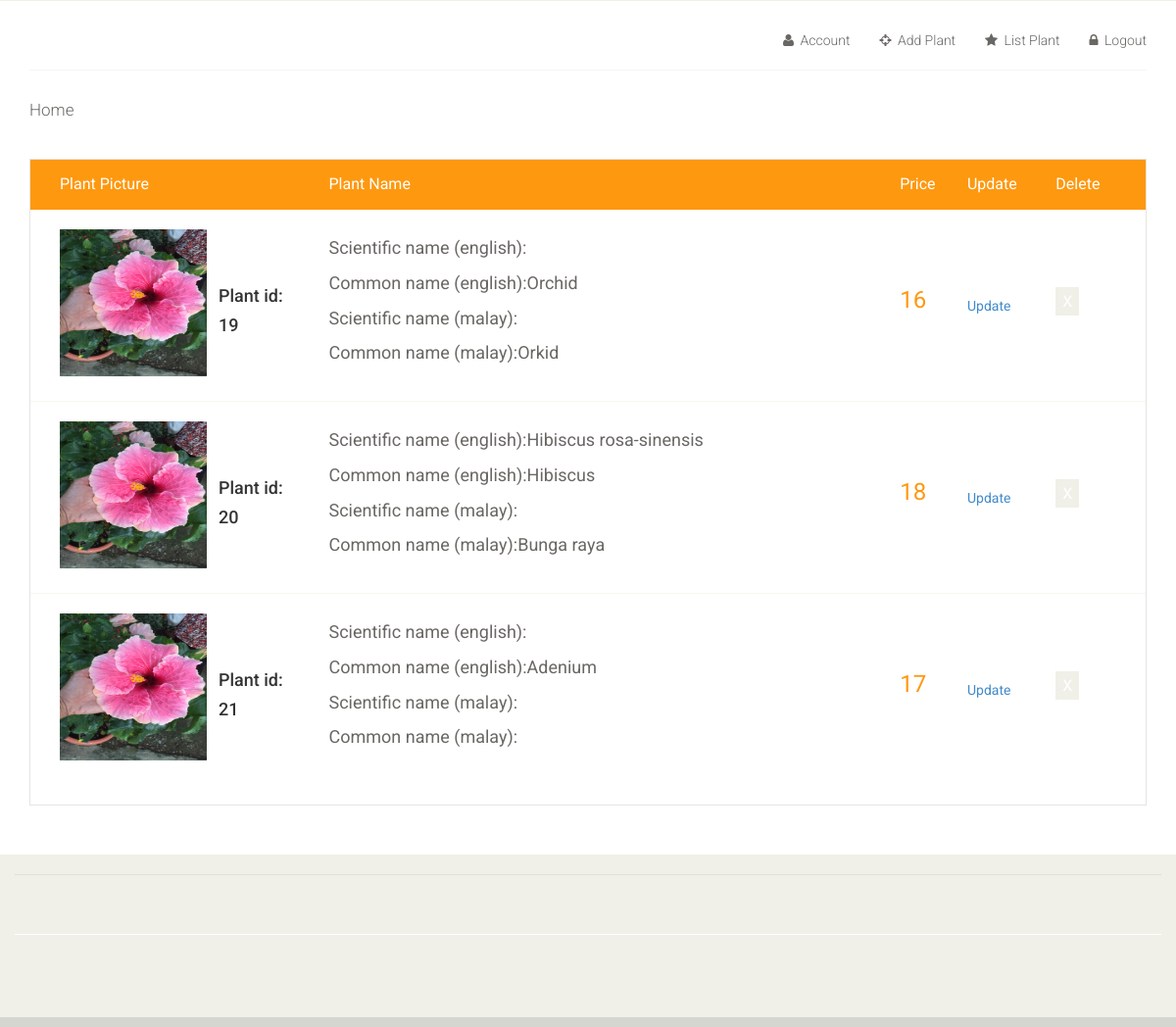
Page /listplant.php (signed in) on the committed database.
### tables this page shows
CREATE TABLE `plant` (
  `p_id` int(11) NOT NULL,
  `p_name1` varchar(50) DEFAULT NULL,
  `p_name2` varchar(50) DEFAULT NULL,
  `p_name3` varchar(50) DEFAULT NULL,
  `p_name4` varchar(50) DEFAULT NULL,
  `p_price` int(11) DEFAULT NULL,
  `nur_id` int(11) DEFAULT NULL,
  `name` varchar(200) NOT NULL,
  `image` longtext NOT NULL
);

### listplant.php (the view, shortened to what this page needs)
<!DOCTYPE html>
<?php
 $id = $_SESSION['nur_id'];
 ?>
<html lang="en">
<head>
    <link href="css/bootstrap.min.css" rel="stylesheet">
    <link href="css/font-awesome.min.css" rel="stylesheet">
    <link href="css/prettyPhoto.css" rel="stylesheet">
    <link href="css/price-range.css" rel="stylesheet">
    <link href="css/animate.css" rel="stylesheet">
	<link href="css/main.css" rel="stylesheet">
	<link href="css/responsive.css" rel="stylesheet">
</head>
<body>
	<header id="header">
		<div class="header-middle">
			<div class="container">
				<div class="row">
					<div class="col-sm-4">
					</div>
					<div class="col-sm-8">
						<div class="shop-menu pull-right">
							<ul class="nav navbar-nav">
								<li><a href="account.php"><i class="fa fa-user"></i> Account</a></li>
								<li><a href="addplant.php"><i class="fa fa-crosshairs"></i> Add Plant</a></li>
								<li><a href="listplant.php"><i class="fa fa-star"></i> List Plant</a></li>
								<li><a href="logout.php"><i class="fa fa-lock"></i> Logout</a></li>
							</ul>
						</div>
					</div>
				</div>
			</div>
		</div>
		<div class="header-bottom">
			<div class="container">
				<div class="row">
					<div class="col-sm-9">
						<div class="mainmenu pull-left">
							<ul class="nav navbar-nav collapse navbar-collapse">
								<li><a href="index0.php">Home</a></li>
							</ul>
						</div>
					</div>
					<div class="col-sm-3">
					</div>
				</div>
			</div>
		</div>
	</header>
<section id="cart_items">
		<div class="container">
			<div class="table-responsive cart_info">
				<table class="table table-condensed">
					<thead>
						<tr class="cart_menu">
							<td class="image">Plant Picture</td>
							<td class="image"></td>
							<td class="description">Plant Name</td>
							<td class="price">Price</td>
							<td class="quantity">Update</td>
							<td class="total">Delete</td>
							<td></td>
						</tr>
					</thead>
					<tbody>
					<?php
							  $conn = Connect();
 							$cu = "SELECT * from plant where nur_id = '$id'";
  							$result = mysqli_query($conn, $cu) or die(mysqli_error());
  						while($row = mysqli_fetch_array($result)){
						        $p_name1 = $row['p_name1'];
						        $p_name2= $row['p_name2'];
						        $p_name3 = $row['p_name3'];
						        $p_name4 = $row['p_name4'];
							$p_price = $row['p_price'];
							$p_id = $row['p_id'];
					echo "<form name=update action=listplant0.php method=post>";
						echo "<tr>";
							echo "<td class=cart_product>
								<p><img width=150 height=150 src='images/home/teo/hugehibiscus.jpg' /></p>
							</td>";
							echo "<td class=cart_description>
								<h4>Plant id:</h4>
								<h4>".$p_id."</h4>
							</td>";
							echo  "<td class=cart_price>
								<p>Scientific name (english):".$p_name1."</p>
								<p>Common name (english):".$p_name2."</p>
								<p>Scientific name (malay):".$p_name3."</p>
								<p>Common name (malay):".$p_name4."</p>
							</td>";
							echo "<td class=cart_total>
								<p class=cart_total_price>".$p_price."</p>
							</td>";
							echo "<td class=cart_quantity>
								<a href=listplant0.php?id=".$p_id.">Update</a>
							</td>";
					echo "</form>";
							echo "<td class=cart_delete>
								<a href=delete0.php?id=".$p_id.">X</a>
							</td>";
						}
							?>
					</tbody>
				</table>
			</div>
		</div>
	</section>
	<footer id="footer">
		<div class="footer-top">
			<div class="container">
			</div>
		</div>
		<br><br><br>
		<div class="footer-widget">
			<div class="container">
				<div class="row">
					<div class="col-sm-2">
					</div>
					<div class="col-sm-2">
					</div>
					<div class="col-sm-2">
					</div>
					<div class="col-sm-2">
					</div>
					<div class="col-sm-3 col-sm-offset-1">
					</div>
				</div>
			</div>
		</div>
		<div class="footer-bottom">
		</div>
	</footer>
</body>
</html>

### css/main.css (style rules this page uses)
body { font-family: 'Roboto', sans-serif; background:; position: relative; font-weight:400px; }
ul li { list-style: none; }
a { -webkit-transition: 300ms; -moz-transition: 300ms; -o-transition: 300ms; transition: 300ms; }
h1, h2, h3, h4, h5, h6 { font-family: 'Roboto', sans-serif; }
.header-middle .container .row { border-bottom: 1px solid #f5f5f5; margin-left: 0; margin-right: 0; padding-bottom: 20px; padding-top: 20px; }
.header-middle .container .row .col-sm-4 { padding-left: 0; }
.header-middle .container .row .col-sm-8 { padding-right:0; }
.shop-menu ul li { display:inline-block; padding-left: 15px; padding-right: 15px; }
.shop-menu ul li:last-child { padding-right: 0; }
.shop-menu ul li a { background: #FFFFFF; color: #696763; font-family: 'Roboto', sans-serif; font-size: 14px; font-weight: 300; padding:0; padding-right: 0; margin-top: 10px; }
.shop-menu ul li a i { margin-right:3px; }
.header-bottom { padding-bottom: 30px; padding-top: 30px; }
.navbar-collapse.collapse { padding-left: 0; }
.mainmenu ul li { padding-right: 15px; padding-left: 15px; }
.mainmenu ul li:first-child { padding-left: 0px; }
.mainmenu ul li a { color: #696763; font-family: 'Roboto', sans-serif; font-size: 17px; font-weight: 300; padding: 0; padding-bottom: 10px; }
#footer { background: #F0F0E9; }
.footer-top .container { border-bottom: 1px solid #E0E0DA; padding-bottom: 20px; }
.footer-widget { margin-bottom: 68px; }
.footer-widget .container { border-top: 1px solid #FFFFFF; padding-top: 15px; }
.footer-bottom { background: #D6D6D0; padding-top: 10px; }
#cart_items .cart_info { border: 1px solid #E6E4DF; margin-bottom: 50px }
#cart_items .cart_info .cart_menu { background: #FE980F; color: #fff; font-size: 16px; font-family: 'Roboto', sans-serif; font-weight: normal; }
#cart_items .cart_info .table.table-condensed thead tr { height: 51px; }
#cart_items .cart_info .table.table-condensed tr { border-bottom: 1px solid#F7F7F0 }
#cart_items .cart_info .table.table-condensed tr:last-child { border-bottom: 0 }
.cart_info table tr td { border-top: 0 none; vertical-align: inherit; }
#cart_items .cart_info .image { padding-left: 30px; }
#cart_items .cart_info .cart_description h4 { margin-bottom: 0 }
#cart_items .cart_info .cart_price p { color:#696763; font-size: 18px }
#cart_items .cart_info .cart_total_price { color: #FE980F; font-size: 24px; }
.cart_product { display: block; margin: 15px -70px 10px 25px; }
.cart_delete { display: block; margin-right: -12px; overflow: hidden; }
.cart_delete a { background:#F0F0E9; color: #FFFFFF; padding: 5px 7px; font-size: 16px }

### rows in the picture
plant: p_id "19", p_name2 "Orchid", p_name4 "Orkid", p_price "16"
plant: p_id "20", p_name1 "Hibiscus rosa-sinensis", p_name2 "Hibiscus", p_name4 "Bunga raya", p_price "18"
plant: p_id "21", p_name2 "Adenium", p_price "17"
